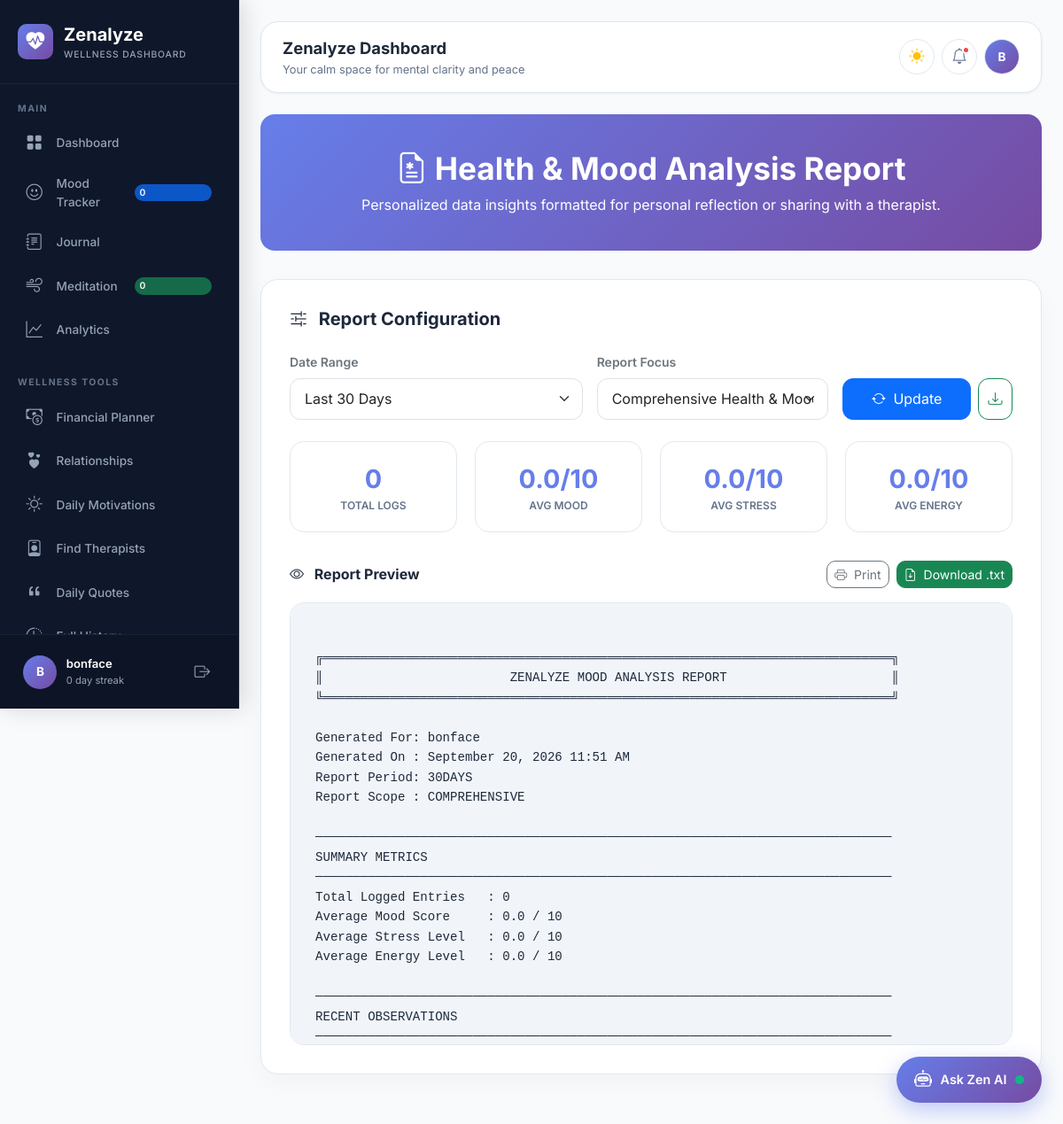
The page /generate-report/ (signed in) on the database as committed earlier.
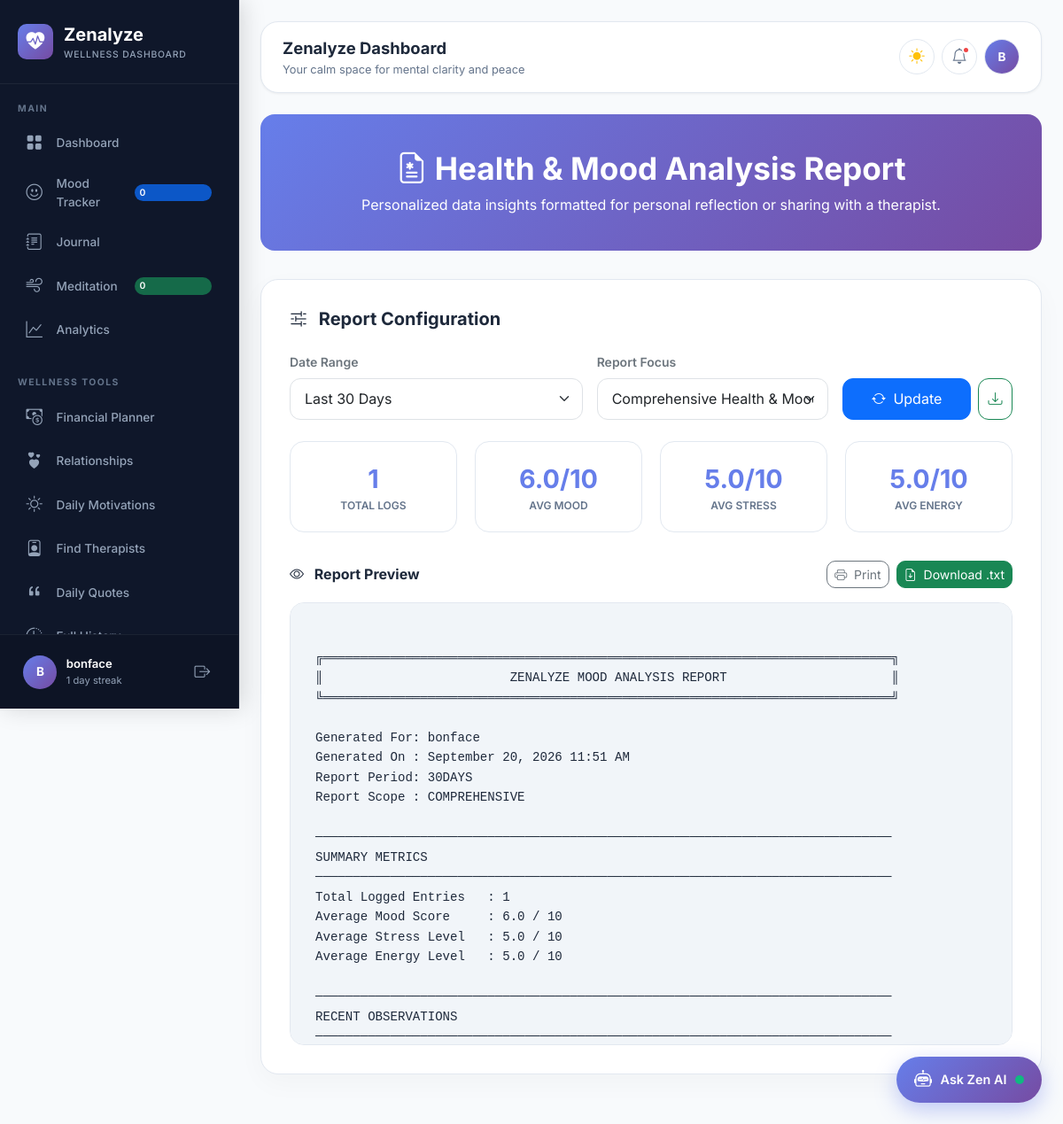
The same page on the database as committed later.
### apps/accounts/models.py (models this page shows, shortened)
class User(AbstractUser):
    ROLE_CHOICES = [
        ('user', 'User'),
        ('admin', 'Admin'),
        ('therapist', 'Therapist'),
        ('moderator', 'Moderator'),
    ]
    email = models.EmailField(unique=True)
    full_name = models.CharField(max_length=150, blank=True)
    display_name = models.CharField(max_length=100, blank=True, null=True)
    avatar_url = models.CharField(max_length=500, blank=True, null=True)
    avatar = models.ImageField(upload_to='avatars/', blank=True, null=True)
    streak_days = models.IntegerField(default=0)
    wellness_score = models.IntegerField(default=50)
    role = models.CharField(max_length=20, choices=ROLE_CHOICES, default='user')
    emergency_contact_name = models.CharField(max_length=100, blank=True, null=True)
    emergency_contact_phone = models.CharField(max_length=50, blank=True, null=True)
    last_active = models.DateTimeField(auto_now=True)
    @property
    def is_admin_user(self):
        return self.role == 'admin' or self.is_superuser or self.is_staff
    @property
    def avatar_display_url(self):
        if self.avatar and hasattr(self.avatar, 'url'):
            return self.avatar.url
        if self.avatar_url:
            if self.avatar_url.startswith('http') or self.avatar_url.startswith('/'):
                return self.avatar_url
            return f"/{self.avatar_url}"
        return None
    @property
    def display_title(self):
        if self.display_name:
            return self.display_name
        if self.full_name:
            return self.full_name
        return self.username

### apps/wellness/views.py (the view)
# urls.py: path('generate-report/', views.generate_report_view, name='generate_report'),
@login_required
def generate_report_view(request):
    user = request.user
    report_type = request.GET.get('type', 'comprehensive')
    date_range = request.GET.get('range', '30days')
    is_download = request.GET.get('download') == 'true'
    moods = MoodEntry.objects.filter(user=user)
    if date_range == '30days':
        moods = moods.filter(created_at__gte=timezone.now() - timedelta(days=30))
    elif date_range == '90days':
        moods = moods.filter(created_at__gte=timezone.now() - timedelta(days=90))
    elif date_range == '6months':
        moods = moods.filter(created_at__gte=timezone.now() - timedelta(days=180))
    elif date_range == 'year':
        moods = moods.filter(created_at__gte=timezone.now() - timedelta(days=365))
    total_entries = moods.count()
    avg_mood = 0.0
    avg_stress = 0.0
    avg_energy = 0.0
    if total_entries > 0:
        avg_mood = round(sum(m.mood_score for m in moods) / total_entries, 1)
        avg_stress = round(sum(m.stress_level for m in moods) / total_entries, 1)
        avg_energy = round(sum(m.energy_level for m in moods) / total_entries, 1)
    stats = {
        'total_entries': total_entries,
        'avg_mood': avg_mood,
        'avg_stress': avg_stress,
        'avg_energy': avg_energy,
    }
    report_lines = [
        "╔════════════════════════════════════════════════════════════════════════════╗",
        "║                         ZENALYZE MOOD ANALYSIS REPORT                      ║",
        "╚════════════════════════════════════════════════════════════════════════════╝\n",
        f"Generated For: {user.display_title}",
        f"Generated On : {timezone.now().strftime('%B %d, %Y %I:%M %p')}",
        f"Report Period: {date_range.upper()}",
        f"Report Scope : {report_type.upper()}\n",
        "─────────────────────────────────────────────────────────────────────────────",
        "SUMMARY METRICS",
        "─────────────────────────────────────────────────────────────────────────────",
        f"Total Logged Entries   : {total_entries}",
        f"Average Mood Score     : {avg_mood} / 10",
        f"Average Stress Level   : {avg_stress} / 10",
        f"Average Energy Level   : {avg_energy} / 10\n",
        "─────────────────────────────────────────────────────────────────────────────",
        "RECENT OBSERVATIONS",
        "─────────────────────────────────────────────────────────────────────────────"
    ]
    for m in moods[:10]:
        report_lines.append(f"- {m.created_at.strftime('%Y-%m-%d')}: Mood {m.mood_score}/10, Emotion: {m.primary_emotion or 'Neutral'}, Stress: {m.stress_level}/10")
        if m.gratitude:
            report_lines.append(f"  Gratitude: {m.gratitude}")
    report_lines.append("\n═════════════════════════════════════════════════════════════════════════════")
    report_lines.append("                    Thank you for using Zenalyze!                            ")
    report_lines.append("═════════════════════════════════════════════════════════════════════════════")
    report_text = "\n".join(report_lines)
    if is_download:
        response = HttpResponse(report_text, content_type='text/plain')
        response['Content-Disposition'] = f'attachment; filename="zenalyze-report-{timezone.now().strftime("%Y-%m-%d")}.txt"'
        return response
    return render(request, 'wellness/generate_report.html', {
        'stats': stats,
        'report_type': report_type,
        'date_range': date_range,
        'report_text': report_text,
    })

### apps/notifications/models.py (called while the page is built)
    @property
    def icon_class(self):
        icon_map = {
            'system': 'bi-gear',
            'reminder': 'bi-bell',
            'achievement': 'bi-trophy',
            'community': 'bi-people',
            'mood': 'bi-emoji-smile',
            'journal': 'bi-journal-text',
            'wellness': 'bi-heart',
            'quote': 'bi-quote',
            'crisis': 'bi-exclamation-triangle',
            'message': 'bi-chat',
        }
        return icon_map.get(self.type, 'bi-bell')

### templates/wellness/generate_report.html (shortened to what this page needs)
{% extends "base_dashboard.html" %}
{% block content %}
<div class="report-header-banner">
    <h1><i class="bi bi-file-earmark-medical"></i> Health & Mood Analysis Report</h1>
    <p class="mb-0 opacity-90">Personalized data insights formatted for personal reflection or sharing with a therapist.</p>
</div>
<div class="report-card">
    <h5 class="mb-4 fw-bold"><i class="bi bi-sliders2 me-2"></i> Report Configuration</h5>
    <form method="GET" action="{% url 'wellness:generate_report' %}" class="row g-3 align-items-end mb-4">
        <div class="col-md-5">
            <label class="form-label text-secondary small fw-semibold">Date Range</label>
            <select name="range" class="form-select" style="border-radius: 12px; padding: 0.65rem 1rem;">
                <option value="30days" {% if date_range == '30days' %}selected{% endif %}>Last 30 Days</option>
            </select>
        </div>
        <div class="col-md-4">
            <label class="form-label text-secondary small fw-semibold">Report Focus</label>
            <select name="type" class="form-select" style="border-radius: 12px; padding: 0.65rem 1rem;">
                <option value="comprehensive" {% if report_type == 'comprehensive' %}selected{% endif %}>Comprehensive Health & Mood</option>
            </select>
        </div>
        <div class="col-md-3 d-flex gap-2">
            <button type="submit" class="btn btn-primary w-100" style="border-radius: 12px; padding: 0.65rem;">
                <i class="bi bi-arrow-repeat me-1"></i> Update
            </button>
            <a href="{% url 'wellness:generate_report' %}?type={{ report_type }}&range={{ date_range }}&download=true" class="btn btn-outline-success" style="border-radius: 12px; padding: 0.65rem;" title="Download as Text File">
                <i class="bi bi-download"></i>
            </a>
        </div>
    </form>
    <div class="stats-summary-grid">
        <div class="summary-card">
            <div class="summary-val">{{ stats.total_entries|default:0 }}</div>
            <div class="summary-label">Total Logs</div>
        </div>
        <div class="summary-card">
            <div class="summary-val">{{ stats.avg_mood|default:"0.0" }}/10</div>
            <div class="summary-label">Avg Mood</div>
        </div>
        <div class="summary-card">
            <div class="summary-val">{{ stats.avg_stress|default:"0.0" }}/10</div>
            <div class="summary-label">Avg Stress</div>
        </div>
        <div class="summary-card">
            <div class="summary-val">{{ stats.avg_energy|default:"0.0" }}/10</div>
            <div class="summary-label">Avg Energy</div>
        </div>
    </div>
    <div class="d-flex justify-content-between align-items-center mb-3">
        <h6 class="fw-bold mb-0"><i class="bi bi-eye me-2"></i> Report Preview</h6>
        <div class="d-flex gap-2">
            <button onclick="window.print()" class="btn btn-sm btn-outline-secondary" style="border-radius: 10px;">
                <i class="bi bi-printer me-1"></i> Print
            </button>
            <a href="{% url 'wellness:generate_report' %}?type={{ report_type }}&range={{ date_range }}&download=true" class="btn btn-sm btn-success" style="border-radius: 10px;">
                <i class="bi bi-file-earmark-arrow-down me-1"></i> Download .txt
            </a>
        </div>
    </div>
    <div class="report-preview-box">
{{ report_text }}
    </div>
</div>
{% endblock %}

### templates/includes/sidebar.html (shortened to what the changed rows need)
{% load static %}
<aside class="sidebar" id="sidebar">
    <div class="sidebar-footer">
        <div class="sidebar-user">
            <div class="sidebar-avatar">
                {% if user.avatar_display_url %}
                    <img src="{{ user.avatar_display_url }}" alt="Avatar">
                {% else %}
                    {{ user.display_title|slice:":1"|upper }}
                {% endif %}
            </div>
            <div class="sidebar-user-info">
                <div class="sidebar-user-name">{{ user.display_title }}</div>
                <div class="sidebar-user-role">
                    {% if user.is_admin_user %}Admin{% else %}{{ user.streak_days }} day streak{% endif %}
                </div>
            </div>
            <a href="{% url 'accounts:logout' %}" class="sidebar-logout" title="Sign Out">
                <i class="bi bi-box-arrow-right"></i>
            </a>
        </div>
    </div>
</aside>

### templates/includes/topbar.html (shortened to what this page needs)
{% load static %}
<div class="topbar">
    <div class="topbar-left">
        <div>
            <div class="topbar-title">{% block topbar_title %}Zenalyze Dashboard{% endblock %}</div>
            <div class="topbar-subtitle">{% block topbar_subtitle %}Your calm space for mental clarity and peace{% endblock %}</div>
        </div>
    </div>
    <div class="topbar-right">
        <div class="dropdown">
            <button class="topbar-btn" data-bs-toggle="dropdown" title="Change Theme" aria-expanded="false">
                {% if current_theme == 'dark' %}
                    <i class="bi bi-moon-fill text-warning"></i>
                {% elif current_theme == 'auto' %}
                    <i class="bi bi-circle-half text-info"></i>
                {% else %}
                    <i class="bi bi-sun-fill text-warning"></i>
                {% endif %}
            </button>
        </div>
        <div class="dropdown">
            <button class="topbar-btn" data-bs-toggle="dropdown" title="Notifications" aria-expanded="false">
                <i class="bi bi-bell"></i>
                {% if unread_notifications_count > 0 %}
                <span class="notif-dot"></span>
                {% endif %}
            </button>
        </div>
        <div class="dropdown">
            <button class="topbar-btn" data-bs-toggle="dropdown" title="User Menu" aria-expanded="false">
                <div class="user-avatar-sm">
                    {% if user.avatar_display_url %}
                        <img src="{{ user.avatar_display_url }}" alt="Avatar">
                    {% else %}
                        {{ user.display_title|slice:":1"|upper }}
                    {% endif %}
                </div>
            </button>
        </div>
    </div>
</div>

Rows that differ between the two databases and show on the page:
changed User "bonface": streak_days "0" → "1"
Other text that changed with them:
{{ stats.total_entries|default:0 }}: "0" → "1"
{{ stats.avg_mood|default:"0.0" }}: "0.0" → "6.0"
{{ stats.avg_stress|default:"0.0" }}: "0.0" → "5.0"
{{ stats.avg_energy|default:"0.0" }}: "0.0" → "5.0"
{{ report_text }}: "…Total Logged Entries : 0 Average Mood Score : 0.0 / 10 Average Stress Level : 0.0 / 10 Average Energy Level : 0.0 / 10 ───────────────────────────────────────────────────────────────────────────── RECENT…" → "…Total Logged Entries : 1 Average Mood Score : 6.0 / 10 Average Stress Level : 5.0 / 10 Average Energy Level : 5.0 / 10 ───────────────────────────────────────────────────────────────────────────── RECENT…"
